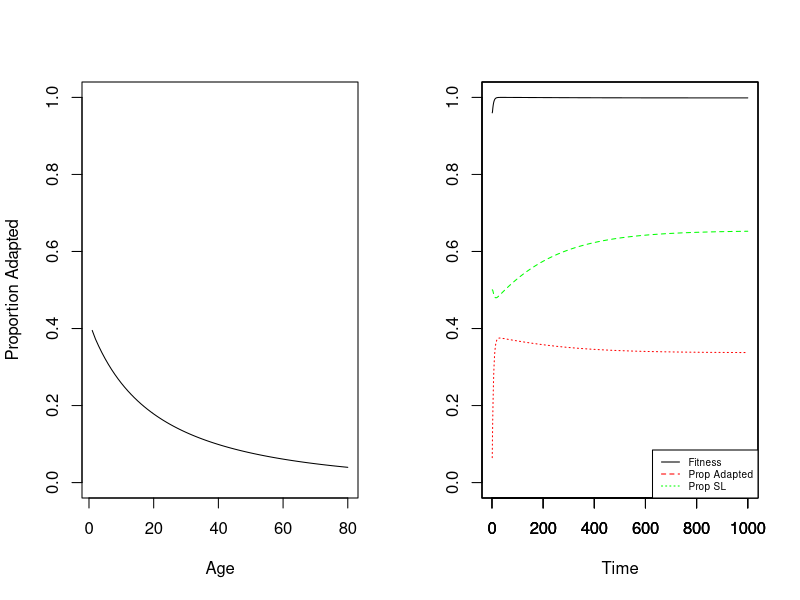

This chart was generated by the following R code:


# Recursions to simulate age-structured social learning model

# Set IL_Only to "Yes" for population with only individual learners
# Set Stoch_E to "Yes" for stochastically changing environment
# max_age = 2 corresponds to discrete-generation model.

# Includes code for simple plot with time dynamics in the end

# Run this function with respective parameter values to reproduce
# results shown in Fig.1 and Fig.2


# Simulation function
recurs <- function( tmax=1000 ,           # Timesteps
                      max_age = 80  ,     # Maximum age (max_age = 2 corresponds to Rogers model)
                      b=c(0.35,0.35) ,    # Fertility rates for non-adapted and adapted individuals
                      s=c(0.85,0.93),     # Survival rates for non-adapted and adapted individuals
                      u=0.1,             # Rate of environmental change
                      z=0.5,                # Success rate of individual learning
                      c=0.05,             # Recruitment cost of individual learning
                      phi = 1,            # Age bias (phi = 1 means unbiased)
                      SL_Error = 0,       # Error rate in social learning
                      IL_Only = "No",     # Individual learners only?
                      Stoch_E = "No") {  # Stochastically changing environment?
  

  #Create population array with age-strategy classes
  
  n <- array( 0 , dim=c( max_age , 2 , 2) ) # age, adapted = 2, Learning Strategy , IL = 1
  
  #Half IL and half SL
  if ( IL_Only == "Yes"){
    
    if (max_age == 2){
      n[1,1,1] <- 1
      n[1,1,2] <- 0
    } else {
      n[,1,1] <- 1/max_age
      n[,1,2] <- 0
    }

  } else {
    
  if (max_age == 2){
    n[1,1,1] <- 0.5
    n[1,1,2] <- 0.5
  } else {
    n[,1,1] <- 0.5/max_age
    n[,1,2] <- 0.5/max_age
  }
  }
  
  N <- sum(n)
  
  #Output objects
  
  lambda <- c()
  lambdaSL <- c()
  lambdaIL <- c()
  Juveniles <- c()
  PropAdapt <- c()
  AdaptedPerAge <- matrix(nrow = max_age, ncol = tmax)
  PropIL <- c()
  EnvChange <- c()
  

  
  for ( t in 1:tmax ) {
    print(t)
    
    #Number of individuals
    N <- sum(n)
    
    if (max_age == 2){
    N_IL <- sum(n[1,,1])
    N_SL <- sum(n[1,,2])
    } else {
    N_IL <- sum(n[,,1])
    N_SL <- sum(n[,,2])
    }
    
    
    # life cycle:
    # age (survival)
    # reproduction
    # environment change
    # learning
    
    # aging
    # loop over age classes, in reverse
    for ( i in (max_age-1):1 ) {
      for ( j in 1:2 ) { #j indexes non-adapted/adapted
        for (k in 1:2) { #k indexes learning strat
             if (i==1 & k==1){ #Individual learning juveniles pay recruitment cost
               n[ i+1 , j , k]  <- n[ i , j , k] * s[j] * (1-c) 
             } else {           
                n[ i+1 , j , k] <- n[ i , j , k] * s[j]
             }
        }#k
      }#j
    }#i
    

    #Empty juvenile slots
    
    for ( j in 1:2 ){
      for ( k in 1:2 ){
        for (l in 1:2) {
        n[ 1 , j , k ] <- 0 
        }#j
       }#k
    }#l
    
    # reproduction --- fill age class 1

    # babies get stored in a vector
    
    classes <- expand.grid(age=2:max_age, j=1:2, k=1:2)
    babies <- rep(0, nrow(classes))
   
    for ( i in 2:max_age ) {
      for ( j in 1:2 ){
        for ( k in 1:2 ) {
          n_parents <- n[ i , j , k]
          if (n_parents > 0){
          nn <- n_parents * b[j]
          if ( nn > 0 ) {
            #Assign to vector 
            babies[which(classes$age==i & classes$j==j & classes$k==k)] <- babies[which(classes$age==i & classes$j==j & classes$k==k)] + nn
           }
          }
        }#k
      }#j
    }#i
    
    #Assign babies to juvenile class
    
    for ( k in 1:2 ) {
          n[1,1, k] <- sum(babies[which(classes$k==k)])
      
    }

    #environmental change
    
    if (Stoch_E == "Yes") {
      ut <- ifelse( runif(1) < u , 1 , 0 )
      EnvChange[t] <- ifelse(ut==1, 1, 0)
      if (ut == 1){
        for ( i in 1:max_age) {
          for ( k in 1:2 ) { #k indexes learning strat
            n[ i , 1 , k ] <- sum(n[ i ,  , k ])
            n[ i , 2 , k ] <- 0
          }#k
        }#j
      }#i
    } else {
      for ( i in 1:max_age) {
        for ( k in 1:2 ) { #k indexes learning strat
          
          n[ i , 1 , k ] <- n[ i , 1 , k ] + u * n[ i , 2 , k ]
          n[ i , 2 , k ] <- (1-u) * n[ i , 2 , k ]
          
        }#k
      }#j
    
    }
    
    
    # learning
    # each juvenile gets a chance to learn, either individually or socially
    for ( k in 1:2 ) {
       if ( n[1,1,k]>0 ){ 
        if ( k==1 ){
          
          #Individual Learners
          p_successful_ind <- n[1,1,k] * z
          n[1,1,k] <- n[1,1,k] - p_successful_ind
          n[1,2,k] <- p_successful_ind
          
      } else {
        
        #Social Learners
        #Proportion of each age class
        if (max_age == 2){
          p_successful_soc <- sum(n[2,2,])/sum(n[2,,])
        } else {
          
        a <- c()
        a[1] <- 0
        for (j in 2:max_age) {
        a[j]  <- sum(n[j,,])/sum(n[2:max_age,,])
        }
        
        #Proportion of adaptive behavior in each age class
        q <- c()
        for (j in 1:max_age) {
          q[j]  <- sum(n[j,2,])/sum(n[j,,])
        }
    
        p_successful_soc <- sum((a^2)*q) #Equal pairs
          
        for (i in 3:max_age) {
          for (j in 2:(i-1)) {
           p_successful_soc <- p_successful_soc + 2 * a[i]  *a[j] * ( q[i] * (phi/(phi+1))  + q[j] * (1/(phi+1)) ) 
          }
        }
                           
        }
        
        n_successful_soc <- n[1,1,k] * p_successful_soc * (1-SL_Error)
        n[1,1,k] <- n[1,1,k] - n_successful_soc
        n[1,2,k] <- n_successful_soc
         
         
        }
       }
    }#k
    
  # Store info in output objects
    
    if (max_age == 2){
      lambda[t] <- sum(n[1,,])
      lambdaIL[t] <- sum(n[1,,1]) / N_IL
      lambdaSL[t] <- sum(n[1,,2]) / N_SL
      
    } else {
      
      lambda[t] <- sum(n)
      lambdaIL[t] <- sum(n[,,1]) / N_IL
      lambdaSL[t] <- sum(n[,,2]) / N_SL
      
    }
    
   Juveniles[t] <- sum(n[1,,])
   PropAdapt[t] <- sum(n[,2,]/sum(n))
   PropIL[t] <- sum(n[,,1]/sum(n))

   for (x in 1:max_age) {
     AdaptedPerAge[x,t] <- sum(n[x,2,]/sum(n[x,,]))
   }
   
   
   #Renormalize population size
   
   if (max_age == 2){
     n[1,,] <- n[1,,]/sum(n[1,,])
   } else {
     n <- n/sum(n)
   }

   }#t
  
  return(list(n=n, 
              lambda=lambda, 
              lambdaIL=lambdaIL,
              lambdaSL=lambdaSL,
              Juveniles=Juveniles,
              Adapt=PropAdapt, 
              IL= PropIL,
              SL= 1- PropIL, 
              Change=EnvChange, 
              AdaptedPerAge=AdaptedPerAge))
  
}

result <- recurs()


par(mfrow=c(1,2))
plot(apply(result$AdaptedPerAge, 1, mean), type = "l", ylim = c(0,1), ylab = "Proportion Adapted", xlab = "Age")

plot(result$lambda/max(result$lambda), type= "l", ylim = c(0,1), ylab = "", lty =1, xlab = "Time")
par(new=TRUE)
plot(result$SL,type = "l", ylim = c(0,1), col="green",  yaxt = "n", ylab = "", lty =2, xlab = "")
par(new=TRUE)
plot(result$Adapt, type = "l", ylim = c(0,1), col = "red", yaxt = "n", ylab = "", lty =3, xlab = "")
legend("bottomright", c("Fitness", "Prop Adapted", "Prop SL"), col = c("black", "red", "green"), lty = 1:3, cex = 0.6)








